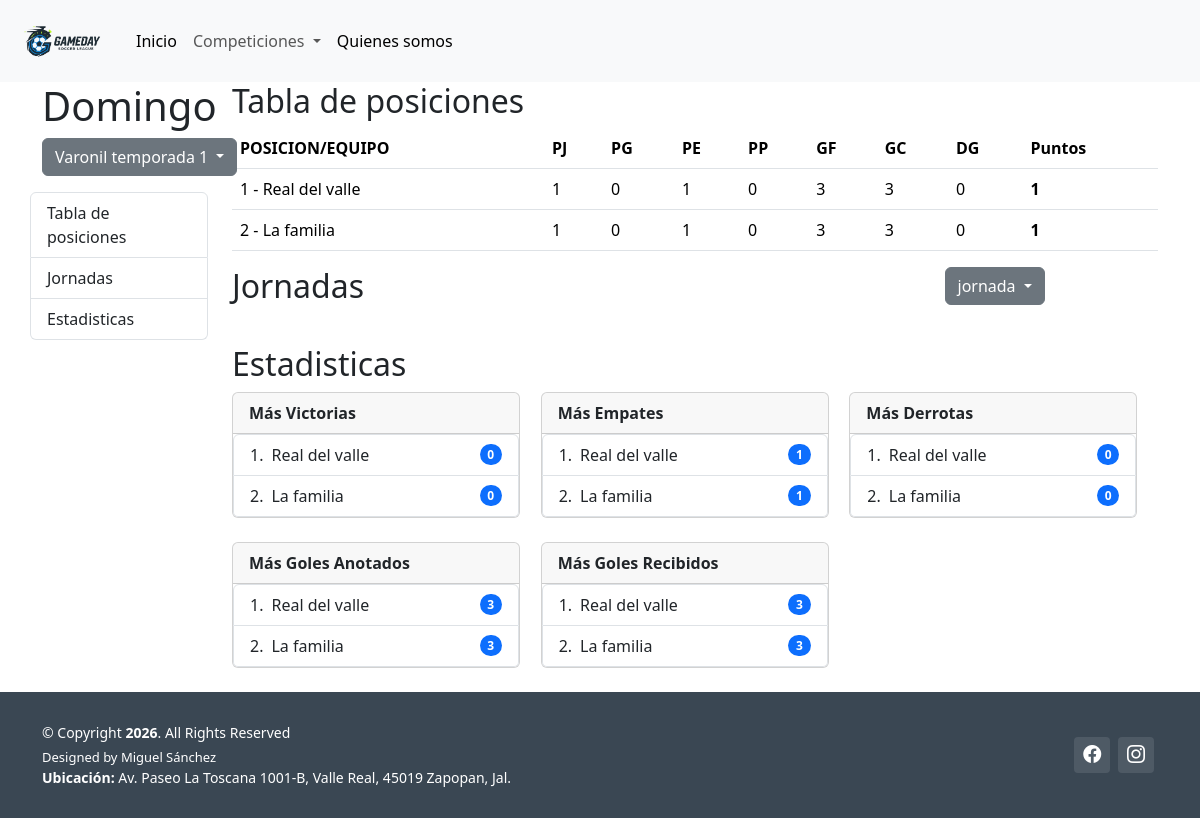
The page /home/competencia/1/torneo/1/ on the database its author committed.
### core/models.py (models this page shows, shortened)
class Competencia(models.Model):
    nombre = models.CharField(max_length=50)

class Torneo(models.Model):
    nombre = models.CharField(max_length=50)
    competencia = models.ForeignKey(Competencia, on_delete=models.CASCADE, related_name='torneos')
    def calcular_tabla(self):
        partidos = Partido.objects.filter(jornada__torneo=self)
        tabla = {}
        for equipo in self.equipos.all():
            tabla[equipo] = {
                'partidos_jugados':0,
                'partidos_ganados':0,
                'partidos_perdidos':0,
                'partidos_empatados':0,
                'goles_favor':0,
                'goles_contra':0,
                'diferencia_goles':0,
                'puntos':0
            }
        for partido in partidos:
            if not partido.equipo_local or not partido.equipo_visita:
                continue
            for equipo, gf, gc in [(partido.equipo_local, partido.goles_local, partido.goles_visita), (partido.equipo_visita, partido.goles_visita, partido.goles_local)]:
                tabla[equipo]['partidos_jugados'] += 1
                tabla[equipo]['goles_favor'] += gf
                tabla[equipo]['goles_contra'] += gc
            if partido.goles_local > partido.goles_visita:
                tabla[partido.equipo_local]['partidos_ganados'] += 1
                tabla[partido.equipo_local]['puntos'] += 3
                tabla[partido.equipo_visita]['partidos_perdidos'] += 1
            elif partido.goles_local < partido.goles_visita:
                tabla[partido.equipo_visita]['partidos_ganados'] += 1
                tabla[partido.equipo_visita]['puntos'] += 3
                tabla[partido.equipo_local]['partidos_perdidos'] += 1
            else:
                tabla[partido.equipo_local]['partidos_empatados'] += 1
                tabla[partido.equipo_local]['puntos'] += 1
                tabla[partido.equipo_visita]['partidos_empatados'] += 1
                tabla[partido.equipo_visita]['puntos'] += 1
        for stats in tabla.values():
            stats['diferencia_goles'] = stats['goles_favor'] - stats['goles_contra']
        tabla_ordenada = sorted(tabla.items(), key=lambda item: (item[1]['puntos'], item[1]['diferencia_goles'], item[1]['goles_favor']), reverse=True)
        return [{'equipo': equipo, **stats} for equipo, stats in tabla_ordenada]

class Equipo(models.Model):
    manager = models.ForeignKey(User, on_delete=models.CASCADE, null=True, blank=True)
    nombre = models.CharField(max_length=20)
    torneo = models.ForeignKey(Torneo, on_delete=models.CASCADE, related_name='equipos')

### core/views.py (the view)
# urls.py: path('competencia/<int:competencia_id>/torneo/<int:torneo_id>/', views.competencia, name='competencia'),
def competencia(request, competencia_id, torneo_id):
    competencia = get_object_or_404(Competencia, id=competencia_id)
    torneos = competencia.torneos.all()
    if torneo_id:
        torneo_actual = get_object_or_404(Torneo, id=torneo_id)
    else:
        torneo_actual = torneos.order_by('-id').first()
    tabla = torneo_actual.calcular_tabla()
    lista_victorias = sorted(tabla, key=lambda item: (item['partidos_ganados']), reverse=True)[:5]
    lista_perdidos = sorted(tabla, key=lambda item: (item['partidos_perdidos']), reverse=True)[:5]
    lista_empatados = sorted(tabla, key=lambda item: (item['partidos_empatados']), reverse=True)[:5]
    lista_goles_favor = sorted(tabla, key=lambda item: (item['goles_favor']), reverse=True)[:5]
    lista_goles_contra = sorted(tabla, key=lambda item: (item['goles_contra']), reverse=True)[:5]
    jornadas = torneo_actual.jornadas.all()
    context = {'competencia': competencia,
               'torneos': torneos,
               'torneo_actual': torneo_actual,
               'tabla': tabla,
               'jornadas': jornadas,
               'lista_victorias': lista_victorias,
               'lista_perdidos': lista_perdidos,
               'lista_empatados': lista_empatados,
               'lista_goles_favor': lista_goles_favor,
               'lista_goles_contra': lista_goles_contra
               }
    return render(request, 'core/competencia.html', context)

### core/context_processors.py (called while the page is built)
def competencias(request):
    return {
        'competencias': Competencia.objects.all()
    }

### core/templates/core/competencia.html (shortened to what this page needs)
{% extends 'core/base.html' %}
{% block content %}
<div class="container">
    <div class="row">
        <div class="col-12 col-md-2">
            <h1>{{ competencia.nombre }}</h1>
            <div class="row mb-3">
                <div class="dropdown">
                    <button class="btn btn-secondary dropdown-toggle" type="button" data-bs-toggle="dropdown">
                        {{ torneo_actual.nombre }}
                    </button>
                </div>
            </div>
            <div class="row">
                <div id="list-example" class="list-group">
                    <a class="list-group-item list-group-item-action" href="#tabla-posiciones">Tabla de posiciones</a>
                    <a class="list-group-item list-group-item-action" href="#jornadas">Jornadas</a>
                    <a class="list-group-item list-group-item-action" href="#estadisticas">Estadisticas</a>
                </div>
            </div>
        </div>
        <div class="col-12 col-md-10">
            <div data-bs-spy="scroll" data-bs-target="#list-example" data-bs-smooth-scroll="true" class="scrollspy-example" tabindex="0">
                <div class="row" id="tabla-posiciones">
                    <h2>Tabla de posiciones</h2>
                    <div class="table-responsive">
                        <table class="table table-hover">
                            <thead>
                                <tr>
                                    <th>POSICION/EQUIPO</th>
                                    <th>PJ</th>
                                    <th>PG</th>
                                    <th>PE</th>
                                    <th>PP</th>
                                    <th>GF</th>
                                    <th>GC</th>
                                    <th>DG</th>
                                    <th>Puntos</th>
                                </tr>
                            </thead>
                            <tbody>
                                {% for equipo in tabla %}
                                <tr>
                                    <td>{{forloop.counter}} - {{equipo.equipo.nombre}}</td>
                                    <td>{{equipo.partidos_jugados}}</td>
                                    <td>{{equipo.partidos_ganados}}</td>
                                    <td>{{equipo.partidos_empatados}}</td>
                                    <td>{{equipo.partidos_perdidos}}</td>
                                    <td>{{equipo.goles_favor}}</td>
                                    <td>{{equipo.goles_contra}}</td>
                                    <td>{{equipo.diferencia_goles}}</td>
                                    <td><strong>{{equipo.puntos}}</strong></td>
                                </tr>
                                {% endfor %}
                            </tbody>
                        </table>
                    </div>
                </div>
                <div class="row" id="jornadas">
                    <div class="col-md-9">
                        <h2>Jornadas</h2>
                    </div>
                    <div class="col-md-3">
                        <button id="jornada-nombre" class="btn btn-secondary dropdown-toggle" type="button"
                            data-bs-toggle="dropdown">
                            jornada
                        </button>
                    </div>
                    <div id="tabla-partidos-container" class="table-responsive">
                        {% include 'core/partials/tabla_partidos.html' %}
                    </div>
                </div>
                <div class="row" id="estadisticas">
                    <div>
                        <h2>Estadisticas</h2>
                    </div>
                    <div class="row">
                        <div class="col-sm-4 mb-4">
                            <div class="card" style="width: 18rem;">
                                <div class="card-header">
                                    <strong>Más Victorias</strong>
                                </div>
                                <ul class="list-group list-group-numbered">
                                    {% for equipo in lista_victorias %}
                                    <li class="list-group-item d-flex justify-content-between align-items-center">
                                        <div class="ms-2 me-auto">
                                            {{equipo.equipo.nombre}}
                                        </div>
                                        <span class="badge text-bg-primary rounded-pill">{{equipo.partidos_ganados}}</span>
                                    </li>
                                    {% endfor %}
                                </ul>
                            </div>
                        </div>
                        <div class="col-sm-4 mb-4">
                            <div class="card" style="width: 18rem;">
                                <div class="card-header">
                                    <strong>Más Empates</strong>
                                </div>
                                <ul class="list-group list-group-numbered">
                                    {% for equipo in lista_empatados %}
                                    <li class="list-group-item d-flex justify-content-between align-items-center">
                                        <div class="ms-2 me-auto">
                                            {{equipo.equipo.nombre}}
                                        </div>
                                        <span
                                            class="badge text-bg-primary rounded-pill">{{equipo.partidos_empatados}}</span>
                                    </li>
                                    {% endfor %}
                                </ul>
                            </div>
                        </div>
                        <div class="col-sm-4 mb-4">
                            <div class="card" style="width: 18rem;">
                                <div class="card-header">
                                    <strong>Más Derrotas</strong>
                                </div>
                                <ul class="list-group list-group-numbered">
                                    {% for equipo in lista_perdidos %}
                                    <li class="list-group-item d-flex justify-content-between align-items-center">
                                        <div class="ms-2 me-auto">
                                            {{equipo.equipo.nombre}}
                                        </div>
                                        <span class="badge text-bg-primary rounded-pill">{{equipo.partidos_perdidos}}</span>
                                    </li>
                                    {% endfor %}
                                </ul>
                            </div>
                        </div>
                        <div class="col-sm-4 mb-4">
                            <div class="card" style="width: 18rem;">
                                <div class="card-header">
                                    <strong>Más Goles Anotados</strong>
                                </div>
                                <ul class="list-group list-group-numbered">
                                    {% for equipo in lista_goles_favor %}
                                    <li class="list-group-item d-flex justify-content-between align-items-center">
                                        <div class="ms-2 me-auto">
                                            {{equipo.equipo.nombre}}
                                        </div>
                                        <span class="badge text-bg-primary rounded-pill">{{equipo.goles_favor}}</span>
                                    </li>
                                    {% endfor %}
                                </ul>
                            </div>
                        </div>
                        <div class="col-sm-4 mb-4">
                            <div class="card" style="width: 18rem;">
                                <div class="card-header">
                                    <strong>Más Goles Recibidos</strong>
                                </div>
                                <ul class="list-group list-group-numbered">
                                    {% for equipo in lista_goles_contra %}
                                    <li class="list-group-item d-flex justify-content-between align-items-center">
                                        <div class="ms-2 me-auto">
                                            {{equipo.equipo.nombre}}
                                        </div>
                                        <span class="badge text-bg-primary rounded-pill">{{equipo.goles_contra}}</span>
                                    </li>
                                    {% endfor %}
                                </ul>
                            </div>
                        </div>
                    </div>
                </div>
            </div>
        </div>
    </div>
</div>
{% endblock content %}

### rows shown on the page
Competencia: nombre "Domingo"
Torneo: nombre "Varonil temporada 1"
Equipo: equipo.nombre "Real del valle", partidos_jugados "1", partidos_ganados "0", partidos_empatados "1", partidos_perdidos "0", goles_favor "3", goles_contra "3", diferencia_goles "0", puntos "1"
Equipo: equipo.nombre "La familia", partidos_jugados "1", partidos_ganados "0", partidos_empatados "1", partidos_perdidos "0", goles_favor "3", goles_contra "3", diferencia_goles "0", puntos "1"
